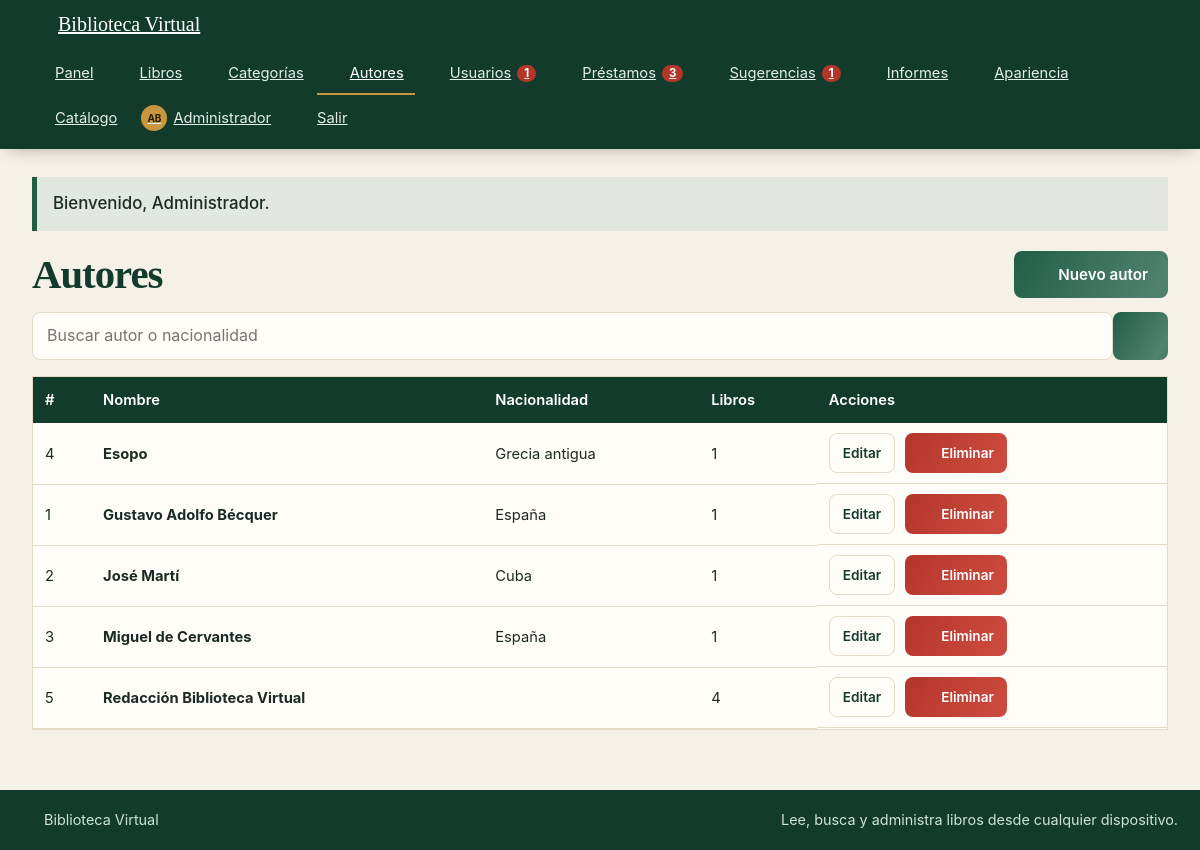
The app's page /autores.php (signed in) with its own data.
### tables this page shows
CREATE TABLE usuarios (
  id INT NOT NULL AUTO_INCREMENT,
  nombre VARCHAR(80) NOT NULL,
  apellido VARCHAR(80) NOT NULL,
  correo VARCHAR(120) NOT NULL,
  telefono VARCHAR(20) NOT NULL,
  fecha_nacimiento DATE NOT NULL,
  clave VARCHAR(255) NOT NULL,
  rol ENUM('admin','bibliotecario','lector') NOT NULL DEFAULT 'lector',
  activo TINYINT(1) NOT NULL DEFAULT 1,
  foto VARCHAR(80) DEFAULT NULL,
  tema ENUM('auto','claro','oscuro') NOT NULL DEFAULT 'auto',
  edad_editable TINYINT(1) NOT NULL DEFAULT 0,
  cambiar_clave TINYINT(1) NOT NULL DEFAULT 0,
  creado_en TIMESTAMP NOT NULL DEFAULT CURRENT_TIMESTAMP,
  PRIMARY KEY (id),
  UNIQUE KEY uq_usuarios_correo (correo)
);

CREATE TABLE autores (
  id INT NOT NULL AUTO_INCREMENT,
  nombre VARCHAR(100) NOT NULL,
  nacionalidad VARCHAR(60) DEFAULT NULL,
  PRIMARY KEY (id),
  UNIQUE KEY uq_autores_nombre (nombre)
);

### autores.php (the view, shortened to what this page needs)
<?php
require_once 'seguridad.php';
exigir_admin();
$cn = db();
$q = trim(isset($_GET['q']) ? $_GET['q'] : '');
if ($q !== '') {
    $filas = consulta($cn, 'SELECT a.id, a.nombre, a.nacionalidad, COUNT(l.id) AS libros FROM autores a LEFT JOIN libros l ON l.autor_id = a.id WHERE a.nombre LIKE ? OR a.nacionalidad LIKE ? GROUP BY a.id, a.nombre, a.nacionalidad ORDER BY a.nombre', 'ss', array('%' . $q . '%', '%' . $q . '%'));
} else {
    $filas = consulta($cn, 'SELECT a.id, a.nombre, a.nacionalidad, COUNT(l.id) AS libros FROM autores a LEFT JOIN libros l ON l.autor_id = a.id GROUP BY a.id, a.nombre, a.nacionalidad ORDER BY a.nombre');
}
require 'cabecera.php';
?>
<div class="seccion-titulo" style="margin-top:0"><h1>Autores</h1><a class="btn" href="autor_form.php"><?php echo icono('mas', 16); ?> Nuevo autor</a></div>
<form class="barra-acciones" method="get"><div class="buscar"><input type="search" name="q" value="<?php echo e($q); ?>" placeholder="Buscar autor o nacionalidad"><button class="btn" type="submit"><?php echo icono('buscar', 16); ?></button></div><?php if ($q !== ''): ?><a href="autores.php">Limpiar</a><?php endif; ?></form>
<?php if (!count($filas)): ?><div class="vacio">No hay autores para mostrar.</div><?php else: ?>
<div class="tabla-wrap"><table>
  <thead><tr><th>#</th><th>Nombre</th><th>Nacionalidad</th><th>Libros</th><th>Acciones</th></tr></thead>
  <tbody>
  <?php foreach ($filas as $f): ?>
    <tr>
      <td><?php echo (int)$f['id']; ?></td>
      <td><strong><?php echo e($f['nombre']); ?></strong></td>
      <td><?php echo e($f['nacionalidad']); ?></td>
      <td><?php echo (int)$f['libros']; ?></td>
      <td class="acciones">
        <a class="btn btn-sm btn-claro" href="autor_form.php?id=<?php echo (int)$f['id']; ?>">Editar</a>
        <form method="post" onsubmit="return confirm('¿Eliminar a <?php echo e(addslashes($f['nombre'])); ?>?');"><button class="btn btn-sm btn-peligro" type="submit"><?php echo icono('borrar', 15); ?> Eliminar</button></form>
      </td>
    </tr>
  <?php endforeach; ?>
  </tbody>
</table></div>
<?php endif; ?>
<?php require 'pie.php'; ?>

### seguridad.php (shortened to what this page needs)
<?php
function e($v) {
    return htmlspecialchars((string)$v, ENT_QUOTES, 'UTF-8');
}
function logueado() {
    return !empty($_SESSION['usuario_id']);
}
function consulta($cn, $sql, $tipos = '', $params = array()) {
    $st = $cn->prepare($sql);
    if ($tipos !== '') {
        $args = array($tipos);
        foreach ($params as $k => $v) { $args[] = &$params[$k]; }
        call_user_func_array(array($st, 'bind_param'), $args);
    }
    $st->execute();
    $filas = array();
    $meta = $st->result_metadata();
    if ($meta) {
        if (method_exists($st, 'get_result')) {
            $r = $st->get_result();
            while ($f = $r->fetch_assoc()) { $filas[] = $f; }
        }
    }
    return $filas;
}
function fila($cn, $sql, $tipos = '', $params = array()) {
    $f = consulta($cn, $sql, $tipos, $params);
    return $f ? $f[0] : null;
}
function valor($cn, $sql, $tipos = '', $params = array()) {
    $f = fila($cn, $sql, $tipos, $params);
    return reset($f);
}
function usuario_actual() {
    static $u = false;
    if ($u === false) {
        $u = null;
        if (logueado()) {
            $u = fila(db(), 'SELECT id, nombre, apellido, rol, activo, foto, tema, cambiar_clave FROM usuarios WHERE id = ?', 'i', array((int)$_SESSION['usuario_id']));
        }
    }
    return $u;
}
function exigir_login() {
    $u = usuario_actual();
}
function exigir_admin() {
    exigir_login();
}
function avatar_html($u, $tam = 34) {
    $nombre = isset($u['nombre']) ? $u['nombre'] : '?';
    $apellido = isset($u['apellido']) ? $u['apellido'] : '';
    $ini = mb_strtoupper(mb_substr($nombre, 0, 1) . mb_substr($apellido, 0, 1));
    return '<span class="avatar avatar-ini" style="width:' . (int)$tam . 'px;height:' . (int)$tam . 'px;font-size:' . (int)($tam * 0.4) . 'px">' . e($ini) . '</span>';
}
function icono($nombre, $tam = 18) {
    $trazo = isset($p[$nombre]) ? $p[$nombre] : $p['libro'];
    return '<svg class="ico" width="' . (int)$tam . '" height="' . (int)$tam . '" viewBox="0 0 24 24" fill="none" stroke="currentColor" stroke-width="2" stroke-linecap="round" stroke-linejoin="round" aria-hidden="true">' . $trazo . '</svg>';
}

### estilos.css (style rules this page uses)
:root { --primario:#1f5f46;--acento:#c8963e;--fondo-personalizado:#f6f1e6;--fondo-osc-personalizado:#101a16;--fondo:var(--fondo-personalizado);--fondo-osc:var(--fondo-osc-personalizado);--papel:#fffdf8;--texto:#1c2a24;--suave:#6a736e;--borde:#e3dac8;--primario-osc:#133d2d;--primario-cl:#e6f1ea;--acento-osc:#a47521;--rojo:#b3362b;--rojo-cl:#fbe6e3;--azul:#245a8d;--azul-cl:#e3eef8;--amarillo-cl:#fff3d6;--sombra:0 10px 30px -14px rgba(19,61,45,.35);--fs:1rem;--radio:0 }
* { box-sizing:border-box }
html { scroll-behavior:smooth;-webkit-text-size-adjust:100%;text-size-adjust:100% }
body { margin:0;font-family:"Segoe UI",Roboto,Helvetica,Arial,sans-serif;background:var(--fondo);color:var(--texto);line-height:1.55;min-height:100vh;min-height:100dvh;display:flex;flex-direction:column;font-size:var(--fs);overflow-wrap:anywhere }
img,svg { max-width:100% }
a { color:var(--primario) }
h1,h2,h3 { font-family:Georgia,"Times New Roman",serif;line-height:1.2;margin:0 0 .5em;color:var(--primario-osc);font-size:revert }
h1 { font-size:clamp(1.5rem,1.1rem + 1.6vw,2.2rem) }
.ico { vertical-align:-3px;flex:none }
.avatar { border-radius:50%;object-fit:cover;vertical-align:middle;flex:none }
.avatar-ini { display:inline-flex;align-items:center;justify-content:center;background:var(--acento);color:#2b1d03;font-weight:700 }
.btn { display:inline-flex;align-items:center;justify-content:center;gap:8px;border:0;border-radius:0;background:var(--primario);color:#fff!important;padding:11px 20px;font-size:.95rem;font-weight:600;cursor:pointer;position:relative;overflow:hidden;isolation:isolate;text-decoration:none;font-family:inherit;min-height:40px;transition:transform .25s ease,box-shadow .25s ease,filter .25s ease,background-position .45s ease }
.btn::after { content:"";position:absolute;top:0;bottom:0;left:-80%;width:50%;background:linear-gradient(110deg,transparent,rgba(255,255,255,.5),transparent);transform:skewX(-20deg);transition:left .55s ease;pointer-events:none }
.btn-sm { padding:7px 13px;font-size:.85rem;min-height:34px }
.btn-claro { background:var(--papel);color:var(--primario-osc)!important;border:1px solid var(--borde) }
.btn-peligro { background:linear-gradient(120deg,var(--rojo),#cc4a3d,var(--rojo));background-size:200% 100% }
.seccion-titulo { display:flex;align-items:center;justify-content:space-between;gap:12px;margin:34px 0 14px;flex-wrap:wrap }
.seccion-titulo h2,.seccion-titulo h1 { margin:0 }
input[type=text],input[type=email],input[type=password],input[type=number],input[type=date],input[type=search],input[type=file],select,textarea { width:100%;padding:10px 12px;border:1px solid var(--borde);background:var(--papel);color:var(--texto);font-size:1rem;font-family:inherit;border-radius:0;transition:border-color .2s,box-shadow .2s;min-height:42px }
.acciones { display:flex;gap:10px;flex-wrap:wrap;align-items:center }
.tabla-wrap { overflow-x:auto;background:var(--papel);border:1px solid var(--borde);-webkit-overflow-scrolling:touch }
table { width:100%;border-collapse:collapse;font-size:.92rem }
th { background:var(--primario-osc);color:#fff;text-align:left;padding:11px 12px;font-weight:600;white-space:nowrap }
td { padding:10px 12px;border-bottom:1px solid var(--borde);vertical-align:middle }
td.acciones { white-space:nowrap }
td.acciones form { display:inline }
.barra-acciones { display:flex;gap:10px;flex-wrap:wrap;align-items:center;margin-bottom:16px }
.barra-acciones .buscar { display:flex;flex:1;min-width:min(100%,240px);gap:0 }
:root { --fuente-cuerpo:"Inter","Segoe UI",Roboto,Helvetica,Arial,sans-serif; --fuente-titulos:"Georgia","Times New Roman",serif; --texto-xs:clamp(.74rem,.7rem + .12vw,.82rem); --texto-sm:clamp(.86rem,.82rem + .16vw,.94rem); --texto-base:clamp(.96rem,.92rem + .18vw,1.06rem); --texto-lg:clamp(1.12rem,1.02rem + .42vw,1.32rem); --texto-xl:clamp(1.38rem,1.18rem + .8vw,1.85rem); --texto-2xl:clamp(1.8rem,1.35rem + 1.6vw,2.65rem); --texto-3xl:clamp(2.25rem,1.55rem + 2.8vw,3.65rem); }
body { font-family:var(--fuente-cuerpo);font-size:var(--texto-base);line-height:1.65 }
h1 { font-size:var(--texto-2xl);line-height:1.12;letter-spacing:-.025em }
input[type=text],input[type=email],input[type=password],input[type=number],input[type=date],input[type=search],input[type=file],select,textarea { border-radius:8px;min-height:48px;padding:12px 14px;line-height:1.35 }
.btn { border-radius:8px;min-height:46px }
.btn-sm { min-height:40px }

### records on screen
usuarios: ini "AB"
autores: id "4", nombre "Esopo", nacionalidad "Grecia antigua", libros "1", $tam 15 (drawn)
autores: id "1", nombre "Gustavo Adolfo Bécquer", nacionalidad "España", libros "1", $tam 15 (drawn)
autores: id "2", nombre "José Martí", nacionalidad "Cuba", libros "1", $tam 15 (drawn)
autores: id "3", nombre "Miguel de Cervantes", nacionalidad "España", libros "1", $tam 15 (drawn)
autores: id "5", nombre "Redacción Biblioteca Virtual", libros "4", $tam 15 (drawn)

### other values on screen
$cab_cfg['nombre_sitio'] "Biblioteca Virtual"
$cab_item[1] "Panel"
$cab_item[1] "Libros"
$cab_item[1] "Categorías"
$cab_item[1] "Autores"
$cab_item[1] "Usuarios"
$cab_item[4] "1"
$cab_item[1] "Préstamos"
$cab_item[4] "3"
$cab_item[1] "Sugerencias"
$cab_item[1] "Informes"
$cab_item[1] "Apariencia"
$cab_item[1] "Catálogo"
$_SESSION['nombre'] "Administrador"
$_SESSION['flash'][1] "Bienvenido, Administrador."
